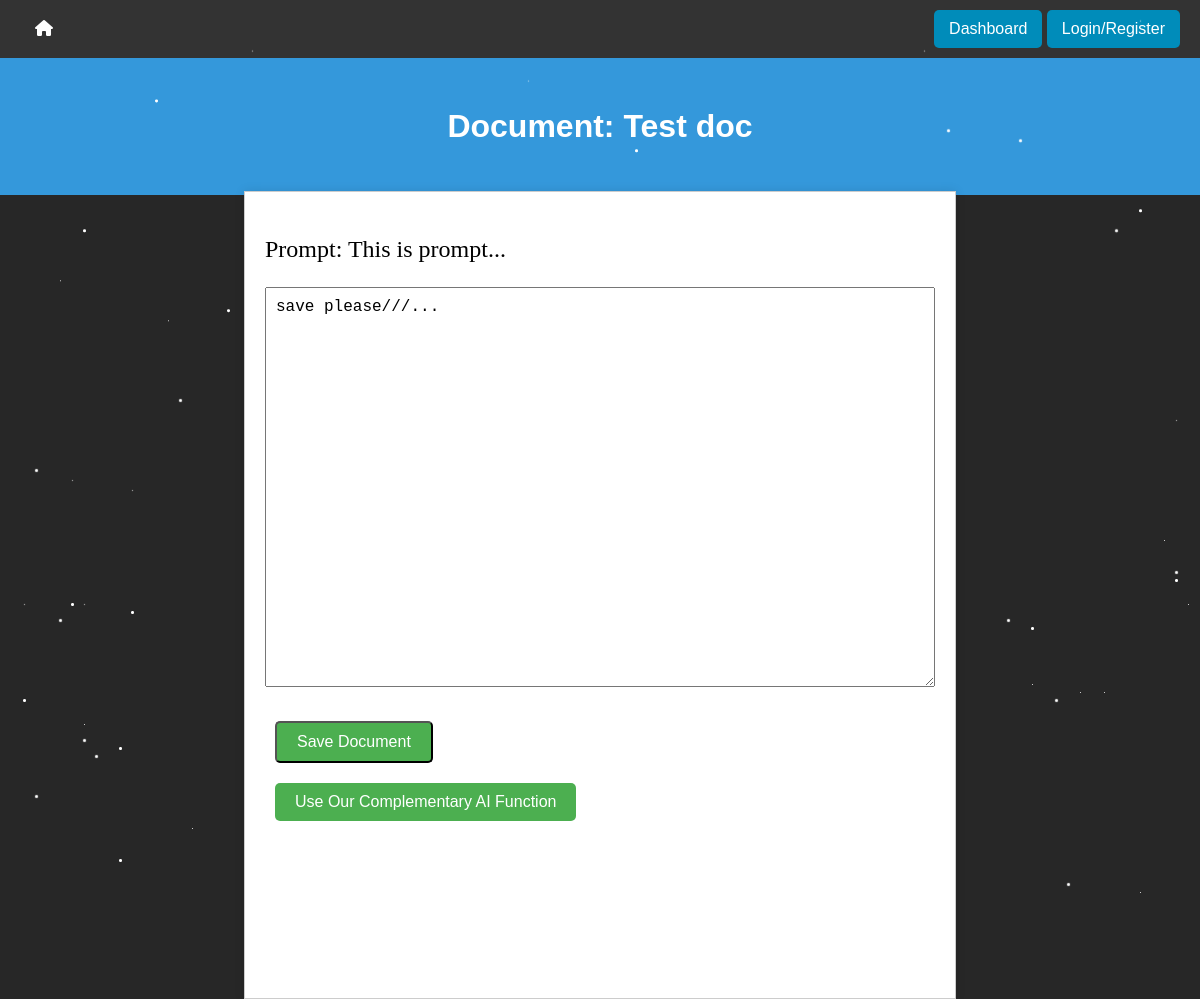
Screenshot of /document/1/ with the database file from the repository.
### base/models.py (models this page shows)
class Document(models.Model):
    name = models.CharField(max_length=200,null=True)
    number = models.CharField(max_length=200,null=True)
    due_date = models.CharField(max_length=200,null=True)
    doc_type = models.CharField(max_length=200,null=True)  # essay or ideation
    prompt = models.CharField(max_length=500,null=True)
    content = models.CharField(max_length=500,null=True)

### base/views.py (the view, shortened to what this page needs)
# urls.py: path("document/<str:pk>/", views.document, name="document"),
def document(request, pk):
    doc = Document.objects.get(id=int(pk))
    context = {"document":doc}
    return render(request, "base/document.html", context)

### base/templates/base/document.html (shortened to what this page needs)
{% extends 'main.html' %}
{% block content %}
<div class="title-page">
    <h1 contenteditable="true" id="pageTitle">Document: {{ document.name }}</h1>
</div>
<div class="paper-container">
    <div class="paper">
        <p class="prompt">Prompt: {{document.prompt}}</p>
        <form method="POST" action="">
            <textarea contenteditable="true" id="update" name="update">{{document.content}}</textarea>
            <button class="save-button" type="submit">Save Document</button>
        </form>
        <a href="bot" class="save-button">Use Our Complementary AI Function</a>
    </div>
{% endblock %}

### templates/navbar.html (style rules this page uses)
body { margin: 0; padding: 0; font-family: 'Arial', sans-serif; background-color: #282c34; color: white; }

### templates/main.html (style rules this page uses)
body { background-color: #000000d8; }

### base/templates/base/document.html (style rules this page uses)
h1 { color: white; margin: 0; }
body { margin: 0; padding: 0; font-family: 'Arial', sans-serif; }
.title-page { text-align: center; padding: 50px; background-color: #3498db; color: white; }
.paper-container { display: flex; justify-content: center; align-items: center; height: 100vh; }
.paper { margin: 1px; width: 670px; height: 766px; padding: 20px; background-color: white; border: 1px solid #ccc; box-shadow: 0 0 10px rgba(0, 0, 0, 0.1); outline: none; font-size: 1rem; }
.save-button { background-color: #4CAF50; color: white; padding: 10px 20px; text-align: center; text-decoration: none; display: inline-block; font-size: 16px; margin: 10px ; cursor: pointer; border-radius: 5px; }
.prompt { font-size: x-large; font-family: Georgia, 'Times New Roman', Times, serif; color: black; }
textarea { width: 100%; height: 400px; padding: 10px; font-size: 16px; margin-bottom: 20px; box-sizing: border-box; resize: vertical; }

### rows the page displays
Document: name "Test doc", prompt "This is prompt...", update "save please///..."
